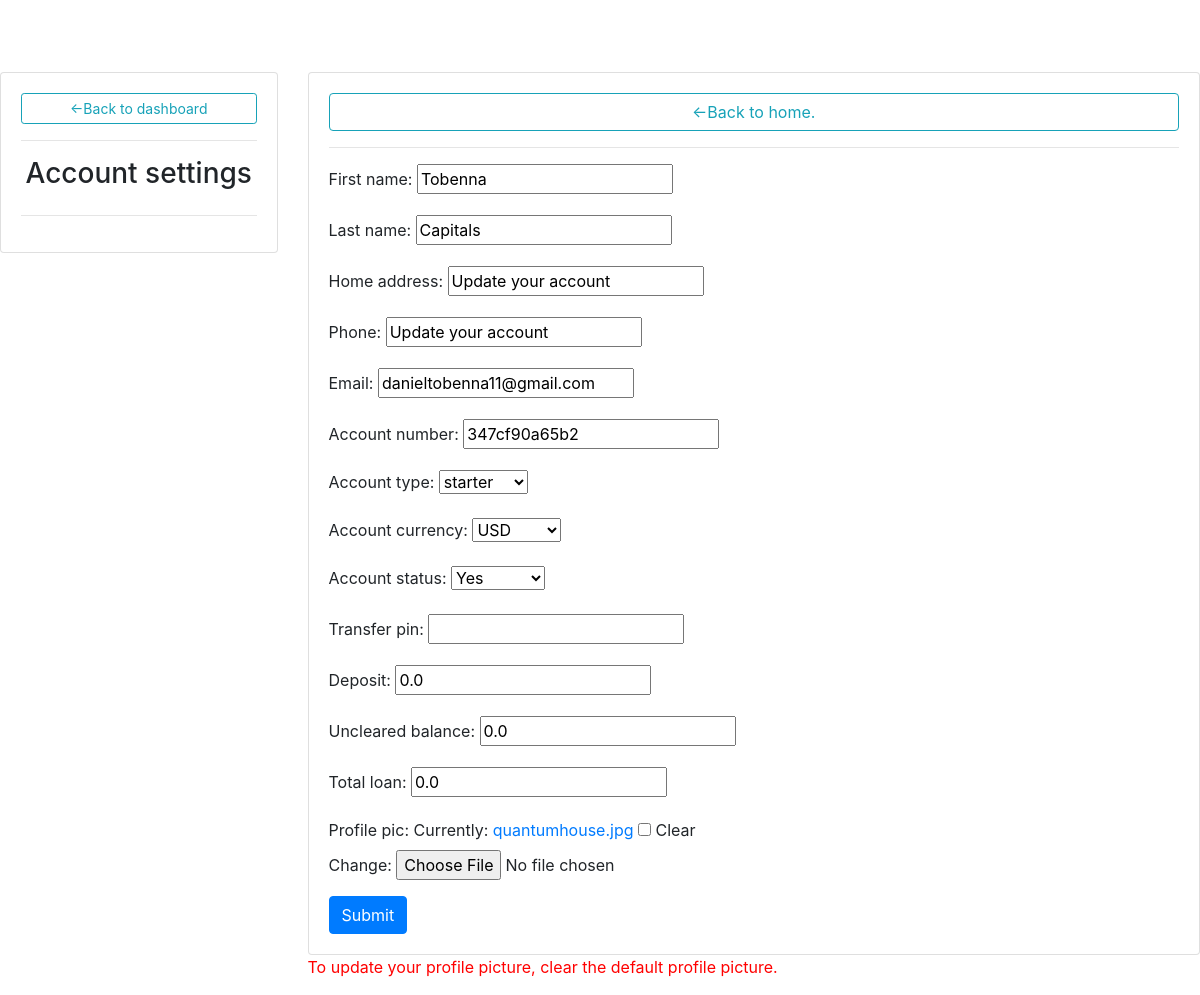
Page /admingotouserprofile/1/ (signed in) on the committed database.
### herculesbankapp/models.py (models this page shows, shortened)
class Client(models.Model):
	TYPE=(
		('starter', 'starter'),
		('savings', 'savings'),
		('standard', 'standard'),
		('premium', 'premium'),
		('current', 'current'),
		)
	CURRENCY= (
	    ('USD', 'USD'),
	    ('EUR', 'EUR'),
	    ('CAD', 'CAD'),
	    ('GBP', 'GBP'),
	    )
	user= models.OneToOneField(User, null=True, on_delete=models.CASCADE)
	first_name= models.CharField(max_length=200, null=True)
	last_name= models.CharField(max_length=200, null=True)
	home_address= models.CharField(default="Update your account", max_length=200, null=True)
	phone= models.CharField(default="Update your account", max_length=200, null=True)
	email= models.CharField(max_length=200, null=True)
	account_number= models.CharField(max_length=12, blank=True)
	account_type= models.CharField(max_length= 200, null=True, choices=TYPE, default='starter')
	account_currency= models.CharField(max_length=200, null=True, blank=True, choices=CURRENCY, default='EUR')
	account_status= models.BooleanField(default=True, null=True, blank=True)
	transfer_pin= models.CharField(max_length= 4, null=True, blank=True)
	deposit= models.FloatField(default=0, null=True, blank=True)
	uncleared_balance= models.FloatField(default=0, null=True)
	total_loan= models.FloatField(default=0, null=True)
	profile_pic= models.ImageField(null=True, blank=True)
	date_created= models.DateTimeField(auto_now_add=True, null=True)

### herculesbankapp/views.py (the view)
# urls.py: path('admingotouserprofile/<str:pk>/', views.admingotouserprofile, name='admingotouserprofile'),
@login_required(login_url='clientsignin')
@staff_member_required
def admingotouserprofile(request, pk):
	client= Client.objects.get(id=pk)
	form= ClientForm(instance=client)
	if request.method=='POST':
		form= ClientForm(request.POST, request.FILES, instance=client)
		if form.is_valid():
			form.save()
	context= {'form':form}
	return render(request, 'herculesbankapp/admingotouserprofilepage.html', context)

### herculesbankapp/forms.py
class ClientForm(ModelForm):
	class Meta:
		model= Client
		fields= '__all__'
		exclude=['user']

### herculesbankapp/templates/herculesbankapp/admingotouserprofilepage.html (shortened to what this page needs)
<!DOCTYPE html>
{% load static %}
<html>
<head>
	<link rel="stylesheet" href="https://stackpath.bootstrapcdn.com/bootstrap/4.1.3/css/bootstrap.min.css">
    <link rel="stylesheet" href="https://use.fontawesome.com/releases/v5.6.1/css/all.css">
</head>
<body>
<br>
<br>
<br>
<div class="row">
	<div class="col-md-3">
		<div class="card card-body">
			<a href="{% url 'admindashboard' %}" class="btn btn-outline-info btn-sm">&#8592;Back to dashboard</a>
			<hr>
			<h3 style="text-align: center;">Account settings</h3>
			<hr>
		</div>
	</div>
		<div class="col-md-9">
		<div class="card card-body">
			<a href="{% url 'home' %}" class="btn btn-outline-info">&#8592;Back to home.</a>
			<hr>
			<form method="Post" action="" enctype='multipart/form-data'>
				{{form.as_p}}
				<input type="submit" class="btn btn-primary" name="Update information">
			</form>
		</div>
		<p style="color: red;">To update your profile picture, clear the default profile picture.</p>
	</div>
</div>
</body>
</html>

### rows in the picture
Client: first_name "Tobenna", last_name "Capitals", home_address "Update your account", phone "Update your account", email "danieltobenna11@gmail.com", account_number "347cf90a65b2", account_type "starter", account_currency "USD", account_status "Yes", deposit "0.0", uncleared_balance "0.0", total_loan "0.0"
